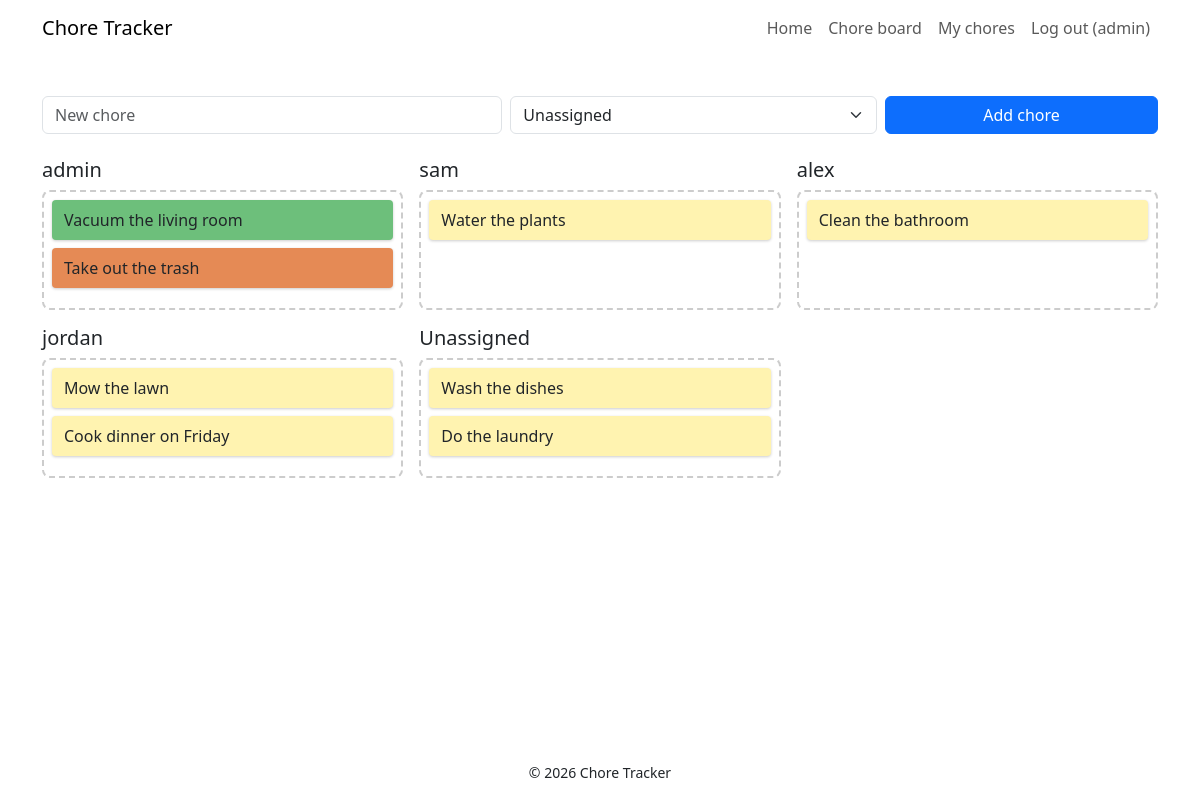
The page /chores (signed in) on the database its author committed.
### app.py (models this page shows)
class User(db.Model):
    id = db.Column(db.Integer, primary_key=True)
    username = db.Column(db.String(20), unique=True, nullable=False)
    password_hash = db.Column(db.String(256), nullable=False)
    role = db.Column(db.String(10), nullable=False, default="member")  # "admin" or "member"

class Chore(db.Model):
    id = db.Column(db.Integer, primary_key=True)
    title = db.Column(db.String(100), nullable=False)
    done = db.Column(db.Boolean, default=False, nullable=False)
    assignee_id = db.Column(db.Integer, db.ForeignKey("user.id"), nullable=True)
    assignee = db.relationship("User")

### app.py (the view, shortened to what this page needs)
@app.route("/chores", methods=["GET", "POST"])
@login_required
def chores():
    form = ChoreForm()
    form.assignee.choices = [(0, "Unassigned")] + [(u.id, u.username) for u in User.query.all()]
    all_chores = Chore.query.all()
    preference_lookup = {
        (preference.user_id, preference.chore_id): preference.dislike
        for preference in Preference.query.all()
    }
    preferences = {
        chore.id: preference_lookup[(chore.assignee_id, chore.id)]
        for chore in all_chores
        if chore.assignee_id is not None
        and (chore.assignee_id, chore.id) in preference_lookup
    }
    return render_template("chores.html", form=form,
                           users=User.query.all(), chores=all_chores,
                           preferences=preferences)

### app.py
class ChoreForm(FlaskForm):
    title = StringField("Chore", validators=[DataRequired(), Length(max=100)])
    assignee = SelectField("Assign to", coerce=int)
    submit = SubmitField("Add chore")

### app.py (called while the page is built)
@app.context_processor
def inject_globals():
    return {"app_name": APP_NAME}

def login_required(view):
    @wraps(view)
    def wrapped(*args, **kwargs):
        if "user_id" not in session:
            flash("Please log in to see your chores.", "warning")
            return redirect(url_for("login"))
        return view(*args, **kwargs)
    return wrapped

### templates/chores.html (shortened to what this page needs)
{% extends "base.html" %}
{% block content %}
<div class="container py-4">
  <form method="POST" class="row g-2 mb-4" novalidate>
    <div class="col-md-5">{{ form.title(class="form-control", placeholder="New chore") }}</div>
    <div class="col-md-4">{{ form.assignee(class="form-select") }}</div>
    <div class="col-md-3">{{ form.submit(class="btn btn-primary w-100") }}</div>
  </form>
  <div id="board" class="row g-3"
       data-me="{{ session['user_id'] }}"
       data-admin="{{ 'true' if session['role'] == 'admin' else 'false' }}">
    {% for u in users %}
    <div class="col-md-4">
      <h2 class="h5">{{ u.username }}</h2>
      <div class="chore-list" data-user-id="{{ u.id }}">
        {% for c in chores if c.assignee_id == u.id %}
          <div class="chore preference-board-{{ preferences.get(c.id, 'unset') }}" data-id="{{ c.id }}">
            {{ c.title }}
          </div>
        {% endfor %}
      </div>
    </div>
    {% endfor %}
    <div class="col-md-4">
      <h2 class="h5">Unassigned</h2>
      <div class="chore-list" data-user-id="">
        {% for c in chores if c.assignee_id is none %}
          <div class="chore preference-board-unset" data-id="{{ c.id }}">{{ c.title }}</div>
        {% endfor %}
      </div>
    </div>
  </div>
</div>
{% endblock %}

### static/my_style.css (style rules this page uses)
.chore-list { min-height: 120px; padding: .5rem; border: 2px dashed #ccc; border-radius: .5rem; }
.chore { background: #fff3b0; padding: .5rem .75rem; margin-bottom: .5rem; border-radius: .25rem; cursor: grab; box-shadow: 0 1px 3px rgba(0,0,0,.2); }
.chore.preference-board-unset { background-color: #fff3b0; }
.chore.preference-board-1 { background-color: #6dbf7b; }
.chore.preference-board-4 { background-color: #e58a55; }

### rows shown on the page
User: username "admin"
Chore: title "Vacuum the living room"
Chore: title "Take out the trash"
User: username "sam"
Chore: title "Water the plants"
User: username "alex"
Chore: title "Clean the bathroom"
User: username "jordan"
Chore: title "Mow the lawn"
Chore: title "Cook dinner on Friday"
Chore: title "Wash the dishes"
Chore: title "Do the laundry"

### other values the page prints
{{ app_name }} "Chore Tracker"
{{ session['username'] }} "admin"
